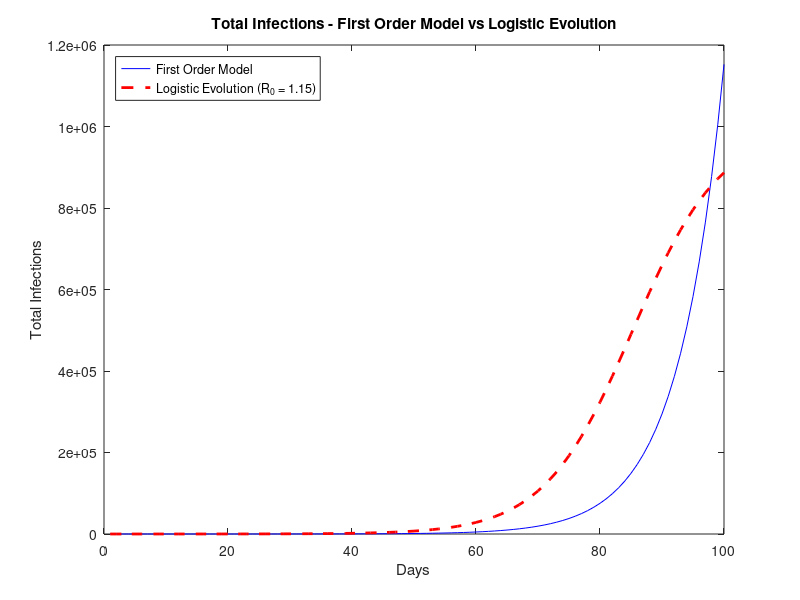

MATLAB code for this plot:
% Parameters
R_0 = 1.15;
K = 1e6; % Population size
n = 100;

% First-order model parameters
ak = [0.1, 0.15, 0.25, 0.26, 0.34, 0.42, 0.25, 0.2, 0.15, 0.1, 0.1, 0.1];
rho = 1 - 1/R_0; % Social distancing factor for the first-order model

% Logistic function
t = 1:n;
logistic_infections = K ./ (1 + (K * (R_0 - 1) - R_0) * R_0.^-(t));

% First-order model - Cumulative infections
input_signal = [1 zeros(1, n - 1)];
modified_ak = (1 - rho) * ak;
output_signal = filter(1, [1, -modified_ak], input_signal);
first_order_infections = cumsum(output_signal);

% Plotting total infections for comparison
figure;
plot(t, first_order_infections, 'b', t, logistic_infections, 'r--', 'LineWidth', 2);
title('Total Infections - First Order Model vs Logistic Evolution');
xlabel('Days');
ylabel('Total Infections');
legend('First Order Model', 'Logistic Evolution (R_0 = 1.15)', 'Location', 'northwest');
